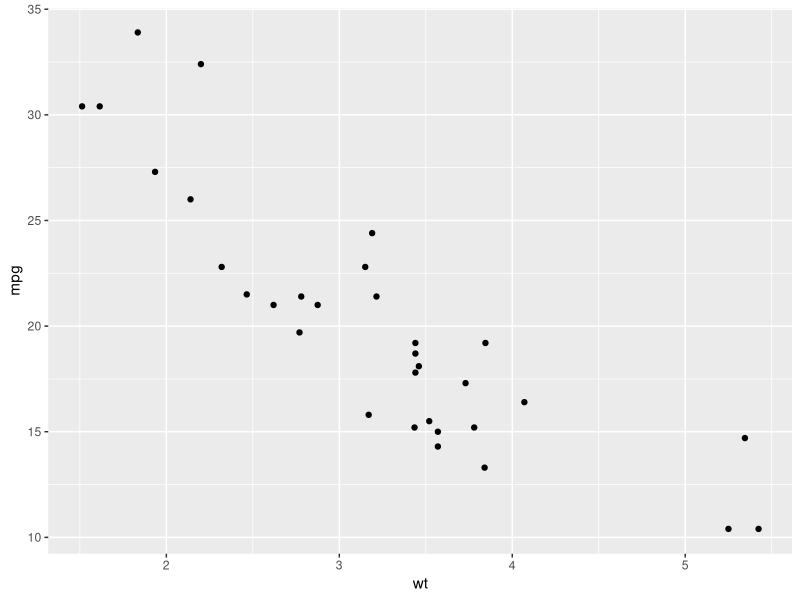
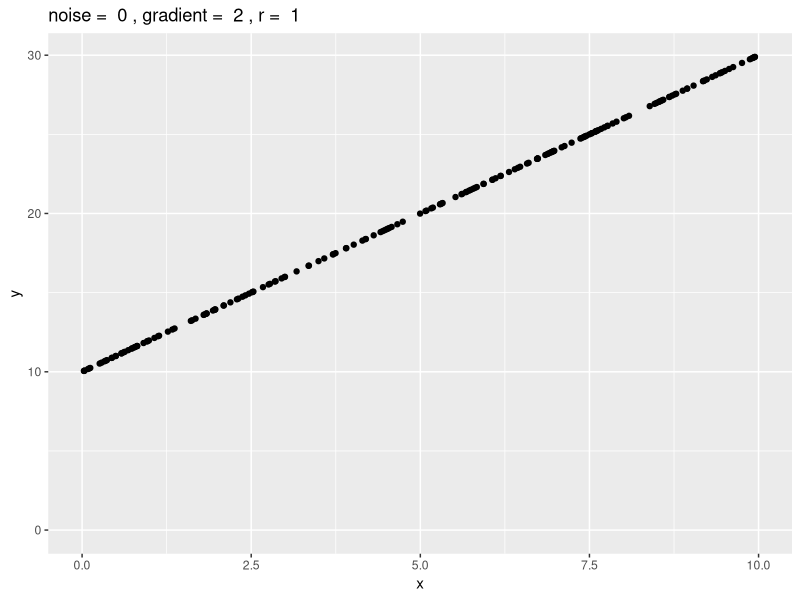

Recreate these plots in R, in order.
## ---- chunk 1
library(tidyverse)
## ---- chunk 2
mtcars %>% 
    select(wt, mpg) %>% 
    glimpse()
## ---- chunk 3
mtcars %>% 
    ggplot(aes(x = wt, y = mpg)) +
    geom_point()
## ---- chunk 4
noisy_bivariate <- function(noise = 1, gradient = 1){
  x <- runif(n = 200, min = 0, max = 10)
  y <- gradient * x + 10
  y_scatter <- noise * 4 * rnorm(n = 200)
  y <- y + y_scatter
  data = tibble(x, y)

  r <- round(cor(x, y), 4)
  title <- paste(
    "noise = ", noise,
    ", gradient = ", gradient,
    ", r = ", r
  )
  
  data %>%
    ggplot(aes(x = x, y = y)) +
    geom_point() +
    xlim(0, 10) +
    ylim(min(c(min(y), 0)), max(c(max(y), 10))) +
    ggtitle(title)
  
}


noisy_bivariate(noise = 0, gradient = 2)
## ---- chunk 5
mtcars %>% 
    summarise(cor(wt, mpg))
